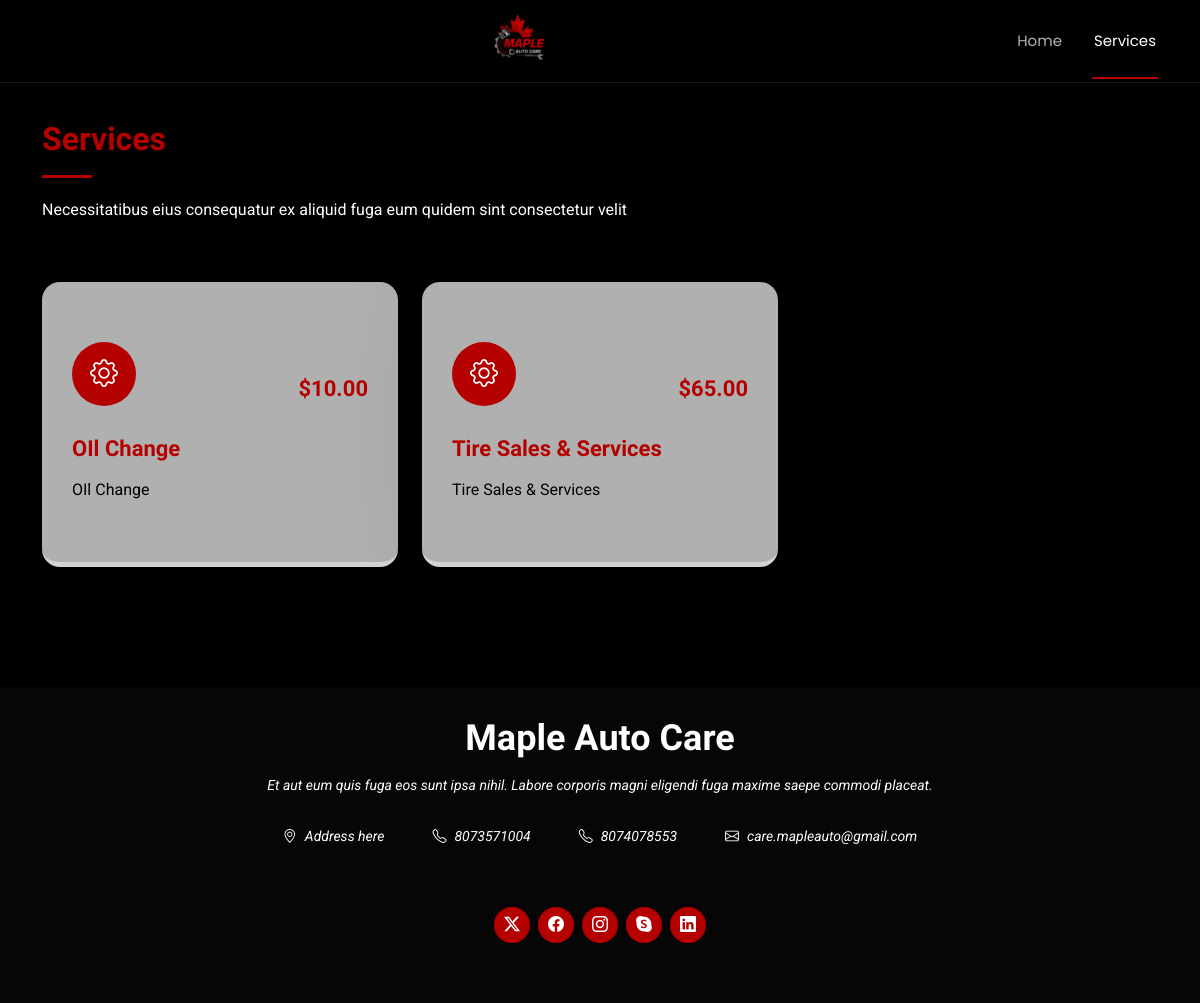
/services/, run on an earlier commit of the app's database.
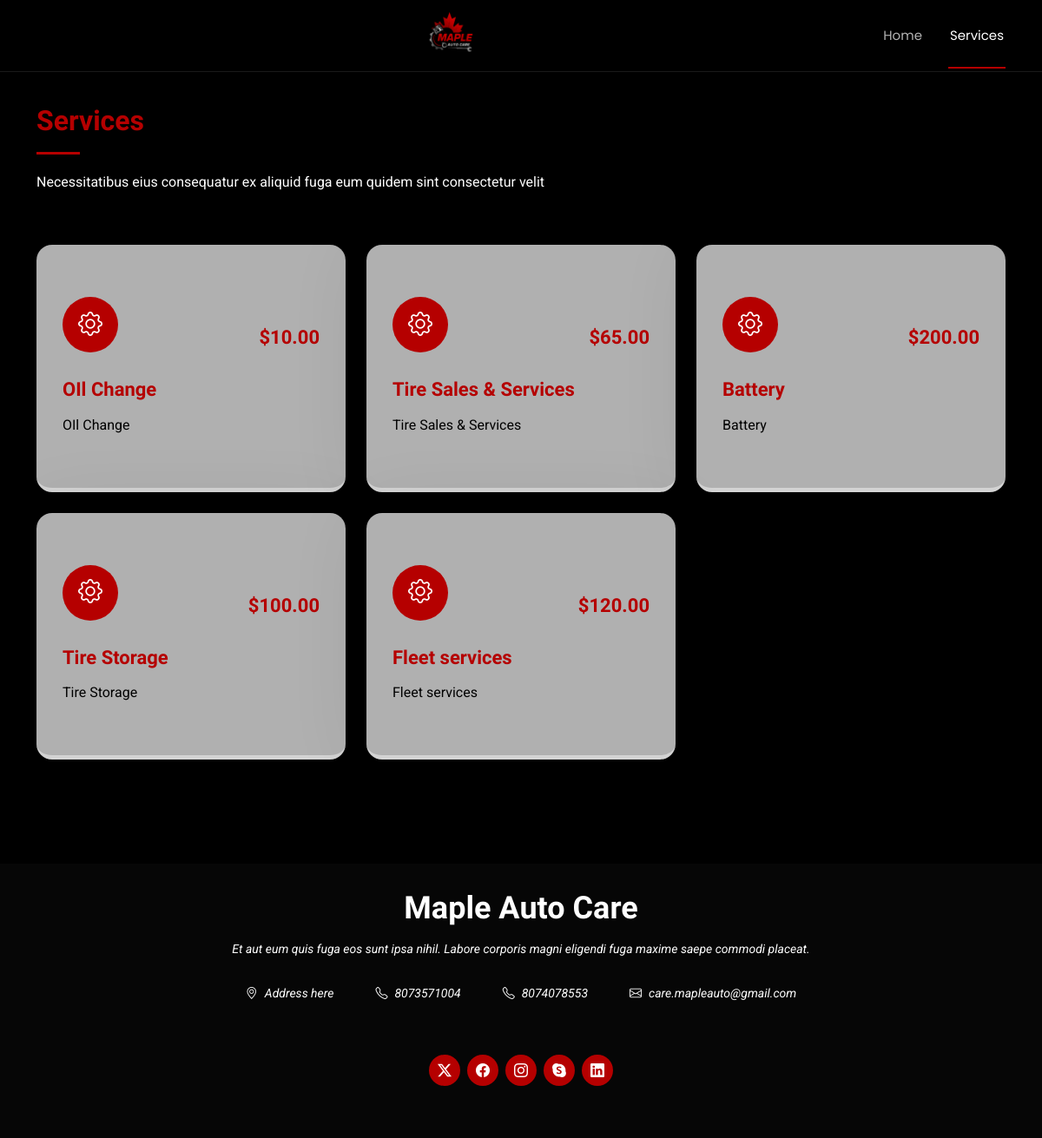
And on a later commit of the database.
### services/models.py (models this page shows, shortened)
class Service(models.Model):
    name = models.CharField(max_length=100, unique=False)
    description = models.TextField(blank=True)
    price = models.DecimalField(max_digits=8, decimal_places=2)
    duration = models.DurationField(help_text="Estimated time to complete the service")

### services/views.py (the view)
# urls.py: path('', views.displayServices, name="services"),
def displayServices(request):
    services = Service.objects.all()
    context = {"services": services}
    return render(request, "services/services.html", context)

### services/templates/services/services.html
{% extends 'main.html' %}
{% block content %}
<section id="services" class="services section">
  <div class="container section-title" data-aos="fade-up">
    <h2>Services</h2>
    <p>Necessitatibus eius consequatur ex aliquid fuga eum quidem sint consectetur velit</p>
  </div>
  <div class="container">
    <div class="row gy-4">
      {% for service in services %}
        <div class="col-lg-4 col-md-6" data-aos="fade-up" data-aos-delay="100">
          <div class="service-item position-relative">
            <div class="d-flex justify-content-between align-items-center mb-2">
              <div class="icon">
                <i class="bi bi-gear"></i>
              </div>
              <h3 class="mb-0">${{ service.price }}</h3>
            </div>
            <a href="#" class="stretched-link">
              <h3>{{ service.name }}</h3>
            </a>
            <p class="text-black">{{ service.description }}</p>
          </div>
        </div>
      {% endfor %}
    </div>
  </section>
{% endblock %}

### templates/main.html (shortened to what this page needs)
<!DOCTYPE html>
{% load static %}
<html lang="en">
<head>
  <link href="{% static 'vendor/bootstrap/css/bootstrap.min.css' %}" rel="stylesheet">
  <link href="{% static 'vendor/bootstrap-icons/bootstrap-icons.css' %}" rel="stylesheet">
  <link href="{% static 'vendor/aos/aos.css' %}" rel="stylesheet">
  <link href="{% static 'vendor/glightbox/css/glightbox.min.css' %}" rel="stylesheet">
  <link href="{% static 'vendor/swiper/swiper-bundle.min.css' %}" rel="stylesheet">
  <link href="{% static 'css/main.css' %}" rel="stylesheet">
</head>
<body class="index-page">
  <main class="main">
  {% include 'navbar.html' %}
  {% block content %}
  {% endblock content %}
</main>
  {% include 'footer.html' %}
</body>
</html>

### templates/navbar.html (shortened to what this page needs)
{% load static %}
  <header id="header" class="header d-flex align-items-center fixed-top">
    <div class="container position-relative d-flex align-items-center justify-content-between">
      <a href="#" class="logo d-flex align-items-center me-auto me-xl-0">
        <img src="static/img/logo.png" alt="">
      </a>
      <nav id="navmenu" class="navmenu">
        <nav id="navmenu" class="navmenu">
          <ul>
            <li>
              <a href="{% url 'home' %}" class="{% if request.path == '/' %}active{% endif %}">Home</a>
            </li>
            <li>
              <a href="{% url 'services' %}" class="{% if request.path == '/services/' %}active{% endif %}">Services</a>
            </li>
          </ul>
        </nav>
      </nav>
    </div>
  </header>

### templates/footer.html (shortened to what this page needs)
{% load static %}
<footer id="footer" class="footer dark-background">
    <div class="container">
      <h3 class="sitename">Maple Auto Care</h3>
      <p>Et aut eum quis fuga eos sunt ipsa nihil. Labore corporis magni eligendi fuga maxime saepe commodi placeat.</p>
      <div class="social-links d-flex justify-content-center gap-5 flex-wrap text-center">
        <div class="info-item d-flex" data-aos="fade-up" data-aos-delay="200">
          <i class="bi bi-geo-alt flex-shrink-0"></i>
          <div>
            <p class="ms-2">Address here</p>
          </div>
        </div>
        <div class="info-item d-flex" data-aos="fade-up" data-aos-delay="300">
          <i class="bi bi-telephone flex-shrink-0"></i>
          <div>
            <p class="ms-2">8073571004</p>
          </div>
        </div>
        <div class="info-item d-flex" data-aos="fade-up" data-aos-delay="300">
          <i class="bi bi-telephone flex-shrink-0"></i>
          <div>
            <p class="ms-2">8074078553</p>
          </div>
        </div>
        <div class="info-item d-flex" data-aos="fade-up" data-aos-delay="400">
          <i class="bi bi-envelope flex-shrink-0"></i>
          <div>
            <p class="ms-2">care.mapleauto@gmail.com</p>
          </div>
        </div>
      </div>
      <div class="social-links d-flex justify-content-center">
        <a href=""><i class="bi bi-twitter-x"></i></a>
        <a href=""><i class="bi bi-facebook"></i></a>
        <a href="https://www.instagram.com/care.mapleauto?igsh=ZGZ3NXZOZmZwd3Rs" target="_blank"><i class="bi bi-instagram"></i></a>
        <a href=""><i class="bi bi-skype"></i></a>
        <a href=""><i class="bi bi-linkedin"></i></a>
      </div>
    </div>
  </footer>

What changed in the data, as far as the page shows it:
added Service: price "200.00", name "Battery", description "Battery"
added Service: price "100.00", name "Tire Storage", description "Tire Storage"
added Service: price "120.00", name "Fleet services", description "Fleet services"
